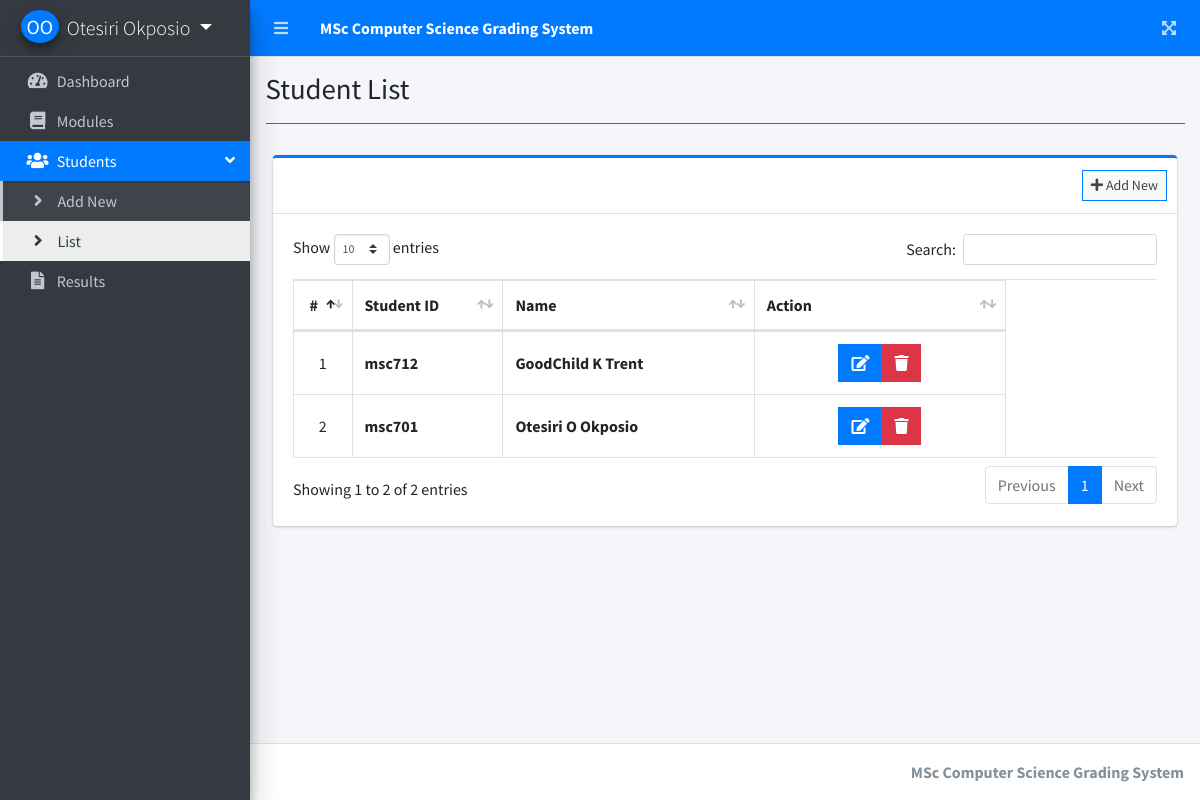
The app's page /index.php?page=student_list (signed in) with its own data.
### tables this page shows
CREATE TABLE `students` (
  `id` int(30) NOT NULL,
  `student_code` varchar(50) NOT NULL,
  `firstname` varchar(200) NOT NULL,
  `middlename` varchar(200) NOT NULL,
  `lastname` varchar(200) NOT NULL,
  `date_created` datetime NOT NULL DEFAULT current_timestamp()
);

### student_list.php (the view, shortened to what this page needs)
<?php include'db_connect.php' ?>
<div class="col-lg-12">
	<div class="card card-outline card-primary">
		<div class="card-header">
			<div class="card-tools">
				<a class="btn btn-block btn-sm btn-default btn-flat border-primary " href="./index.php?page=new_student"><i class="fa fa-plus"></i> Add New</a>
			</div>
		</div>
		<div class="card-body">
			<table class="table tabe-hover table-bordered" id="list">
				<colgroup>
					<col width="5%">
					<col width="15%">
					<col width="25%">
					<col width="25%">
					<col width="15%">
				</colgroup>
				<thead>
					<tr>
						<th class="text-center">#</th>
						<th>Student ID</th>
						<th>Name</th>
						<th>Action</th>
					</tr>
				</thead>
				<tbody>
					<?php
					$i = 1;
					$qry = $conn->query("SELECT s.*,concat(firstname,' ',middlename,' ',lastname) as name FROM students s  order by concat(firstname,' ',middlename,' ',lastname) asc  ");
					while($row= $qry->fetch_assoc()):
					?>
					<tr>
						<td class="text-center"><?php echo $i++ ?></td>
						<td class=""><b><?php echo $row['student_code'] ?></b></td>
						<td><b><?php echo ucwords($row['name']) ?></b></td>
						<td class="text-center">
		                    <div class="btn-group">
		                        <a href="index.php?page=edit_student&id=<?php echo $row['id'] ?>" class="btn btn-primary btn-flat ">
		                          <i class="fas fa-edit"></i>
		                        </a>
		                        <button type="button" class="btn btn-danger btn-flat delete_student" data-id="<?php echo $row['id'] ?>">
		                          <i class="fas fa-trash"></i>
		                        </button>
	                      </div>
						</td>
					</tr>
				<?php endwhile; ?>
				</tbody>
			</table>
		</div>
	</div>
</div>

### student_list.php (style rules this page uses)
table td { vertical-align: middle !important; }

### records on screen
students: student_code "msc712", name "GoodChild K Trent"
students: student_code "msc701", name "Otesiri O Okposio"

### other values on screen
$_SESSION['system']['name'] "MSc Computer Science Grading System"
$_SESSION['login_firstname'].' '.$_SESSION['login_lastname'] "Otesiri Okposio"
$title "Student List"
